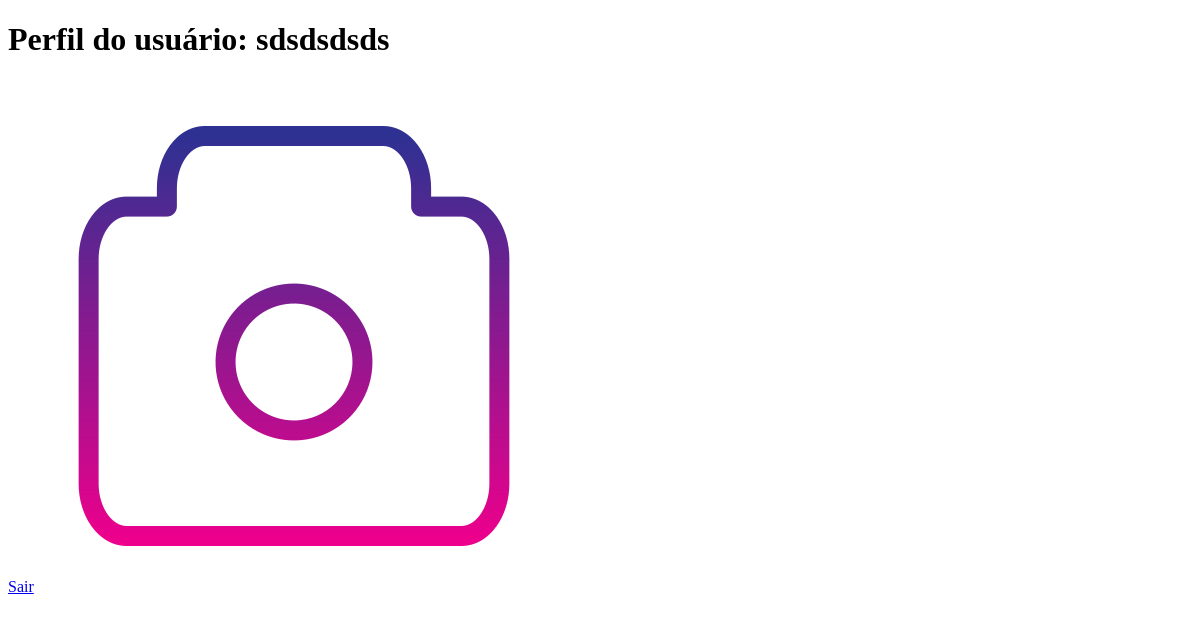
/profile/1 (signed in), run on an earlier commit of the app's database.
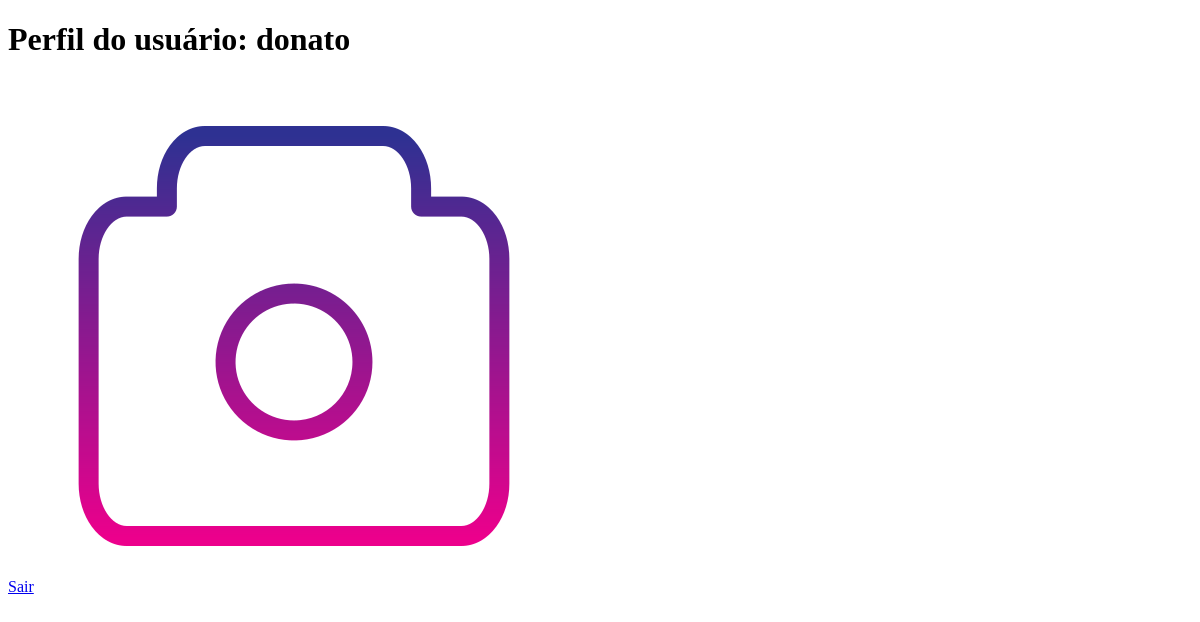
And on a later commit of the database.
### appfleshi/models.py (models this page shows)
class User(database.Model, UserMixin):
    id = database.Column(database.Integer, primary_key=True)
    username = database.Column(database.String(20), unique=True, nullable=False)
    email = database.Column(database.String(100), unique=True, nullable=False)
    password = database.Column(database.String(60), nullable=False)
    photos = database.relationship('Photo', backref='user', lazy=True)

### appfleshi/routes.py (the view)
@app.route('/profile/<user_id>')
@login_required
def profile(user_id):
    if int(user_id) == int(current_user.id):
        return render_template('profile.html', user=current_user)
    else:
        user = User.query.get(int(user_id))
        return render_template('profile.html', user=user)

### appfleshi/models.py (called while the page is built)
@login_manager.user_loader
def load_user(user_id):
    return User.query.get(int(user_id))

### appfleshi/templates/profile.html (shortened to what this page needs)
{% extends "homepage.html" %}
{% block body %}
    <body>
        <h1>Perfil do usuário: {{ user.username }}</h1>
        <a href="{{ url_for('logout')}}">Sair</a>
         <img src="{{ url_for('static', filename='posts_photos/default.png') }}" alt="Imagem">
    </body>
{% endblock %}

### appfleshi/templates/homepage.html (shortened to what this page needs)
<!DOCTYPE html>
<html lang="pt-br">
<head>
</head>
    {% block body %}{% endblock %}
</html>

What changed in the data, as far as the page shows it:
changed User: username "sdsdsdsds" → "donato"
